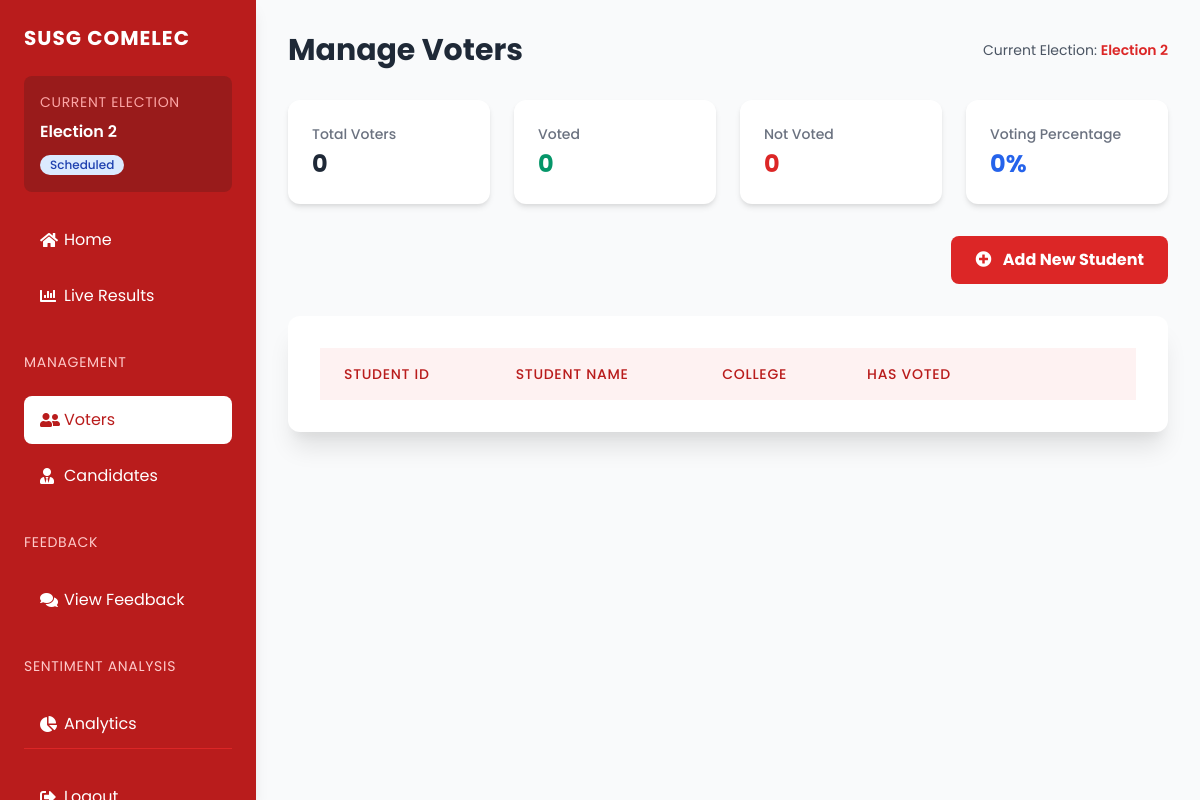
Page /Admin/admin-voters.php (signed in) on the earlier database version.
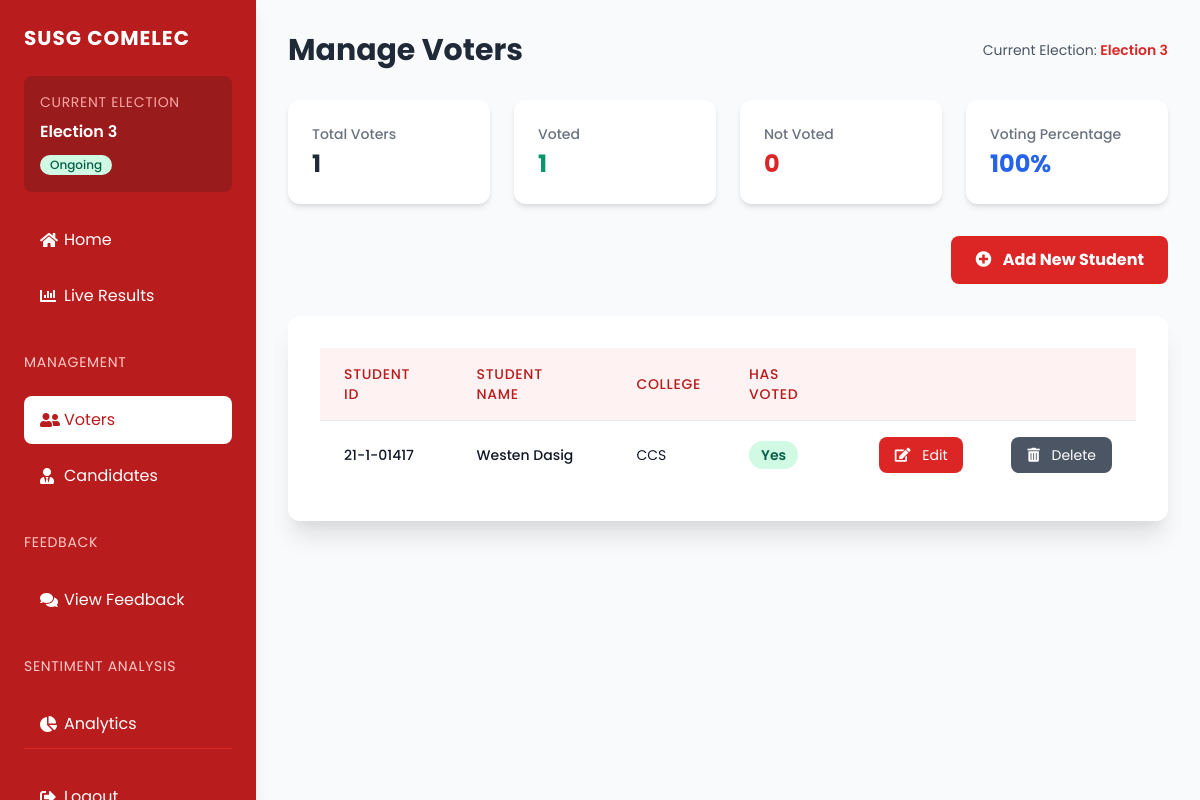
Same page on the later database version.
### tables this page shows
CREATE TABLE `elections` (
  `election_id` int(50) NOT NULL,
  `start_datetime` datetime NOT NULL,
  `end_datetime` datetime NOT NULL,
  `status` enum('Scheduled','Ongoing','Completed','') NOT NULL DEFAULT 'Scheduled',
  `created_at` timestamp NOT NULL DEFAULT current_timestamp(),
  `updated_at` timestamp NOT NULL DEFAULT current_timestamp(),
  `election_name` varchar(100) NOT NULL,
  `is_current` tinyint(1) NOT NULL DEFAULT 0
);

CREATE TABLE `students` (
  `student_id` varchar(10) NOT NULL,
  `student_name` varchar(50) NOT NULL,
  `college_id` int(20) NOT NULL,
  `password` varchar(50) NOT NULL,
  `has_voted` tinyint(1) NOT NULL DEFAULT 0,
  `election_id` int(11) DEFAULT NULL
);

CREATE TABLE `colleges` (
  `college_id` int(20) NOT NULL,
  `college_name` varchar(50) NOT NULL,
  `max_representatives` int(10) NOT NULL
);

### admin/admin-voters.php (the view, shortened to what the changed rows need)
<?php
require_once '../connect.php';
$stmt = $pdo->query("SELECT election_id, election_name FROM elections WHERE is_current = 1 LIMIT 1");
$currentElection = $stmt->fetch(PDO::FETCH_ASSOC);
$query = "
    SELECT s.*, c.college_name
    FROM students s
    JOIN colleges c ON s.college_id = c.college_id
    WHERE s.election_id = :election_id
    ORDER BY s.student_id
";
$stmt = $pdo->prepare($query);
$stmt->execute(['election_id' => $currentElection['election_id']]);
$students = $stmt->fetchAll(PDO::FETCH_ASSOC);
$totalStudents = count($students);
$votedStudents = array_reduce($students, function($carry, $student) {
    return $carry + ($student['has_voted'] ? 1 : 0);
}, 0);
$notVotedStudents = $totalStudents - $votedStudents;
$votingPercentage = $totalStudents > 0 ? round(($votedStudents / $totalStudents) * 100, 2) : 0;
?>
<!DOCTYPE html>
<html lang="en">
<head>
    <link rel="stylesheet" href="https://cdnjs.cloudflare.com/ajax/libs/font-awesome/5.15.4/css/all.min.css">
    <link href="https://cdn.jsdelivr.net/npm/tailwindcss@2.2.19/dist/tailwind.min.css" rel="stylesheet">
</head>
<body class="bg-gray-50">
    <?php include 'sidebar.php'; ?>
    <main class="ml-64 p-8">
        <div class="max-w-7xl mx-auto">
            <div class="flex justify-between items-center mb-8">
                <h1 class="text-3xl font-bold text-gray-800">Manage Voters</h1>
                <div class="text-sm text-gray-600">
                    Current Election: <span class="font-semibold text-red-600"><?php echo htmlspecialchars($currentElection['election_name']); ?></span>
                </div>
            </div>
            <div class="grid grid-cols-1 md:grid-cols-4 gap-6 mb-8">
                <div class="bg-white rounded-xl shadow-md p-6">
                    <h3 class="text-sm font-medium text-gray-500 mb-1">Total Voters</h3>
                    <p class="text-2xl font-bold text-gray-800"><?php echo $totalStudents; ?></p>
                </div>
                <div class="bg-white rounded-xl shadow-md p-6">
                    <h3 class="text-sm font-medium text-gray-500 mb-1">Voted</h3>
                    <p class="text-2xl font-bold text-green-600"><?php echo $votedStudents; ?></p>
                </div>
                <div class="bg-white rounded-xl shadow-md p-6">
                    <h3 class="text-sm font-medium text-gray-500 mb-1">Not Voted</h3>
                    <p class="text-2xl font-bold text-red-600"><?php echo $notVotedStudents; ?></p>
                </div>
                <div class="bg-white rounded-xl shadow-md p-6">
                    <h3 class="text-sm font-medium text-gray-500 mb-1">Voting Percentage</h3>
                    <p class="text-2xl font-bold text-blue-600"><?php echo $votingPercentage; ?>%</p>
                </div>
            </div>
            <div class="bg-white rounded-xl shadow-xl p-8">
                <table class="min-w-full divide-y divide-gray-200">
                    <thead class="bg-red-50">
                        <tr>
                            <th class="px-6 py-4 text-left text-sm font-medium text-red-700 uppercase tracking-wider">Student ID</th>
                            <th class="px-6 py-4 text-left text-sm font-medium text-red-700 uppercase tracking-wider">Student Name</th>
                            <th class="px-6 py-4 text-left text-sm font-medium text-red-700 uppercase tracking-wider">College</th>
                            <th class="px-6 py-4 text-left text-sm font-medium text-red-700 uppercase tracking-wider">Has Voted</th>
                            <th class="px-6 py-4 text-left text-sm font-medium text-red-700 uppercase tracking-wider"></th>
                            <th class="px-6 py-4 text-left text-sm font-medium text-red-700 uppercase tracking-wider"></th>
                        </tr>
                    </thead>
                    <tbody class="bg-white divide-y divide-gray-200">
                        <?php foreach ($students as $student): ?>
                        <tr class="hover:bg-gray-50">
                            <td class="px-6 py-4 whitespace-nowrap text-sm font-medium text-gray-900"><?php echo htmlspecialchars($student['student_id']); ?></td>
                            <td class="px-6 py-4 whitespace-nowrap text-sm font-medium text-gray-900"><?php echo htmlspecialchars($student['student_name']); ?></td>
                            <td class="px-6 py-4 whitespace-nowrap text-sm text-gray-900"><?php echo htmlspecialchars($student['college_name']); ?></td>
                            <td class="px-6 py-4 whitespace-nowrap">
                                <span class="px-3 py-1 inline-flex text-sm leading-5 font-semibold rounded-full <?php echo $student['has_voted'] ? 'bg-green-100 text-green-800' : 'bg-red-100 text-red-800'; ?>">
                                    <?php echo $student['has_voted'] ? 'Yes' : 'No'; ?>
                                </span>
                            </td>
                            <td class="px-6 py-4 whitespace-nowrap">
                                <button class="edit-btn bg-red-600 hover:bg-red-700 text-white px-4 py-2 rounded-lg text-sm transition duration-300 transform hover:-translate-y-1"
                                        data-student='<?php echo json_encode($student); ?>'>
                                    <i class="fas fa-edit mr-2"></i> Edit
                                </button>
                            </td>
                            <td class="px-6 py-4 whitespace-nowrap">
                                <button class="delete-btn bg-gray-600 hover:bg-gray-700 text-white px-4 py-2 rounded-lg text-sm transition duration-300 transform hover:-translate-y-1"
                                        data-student-id="<?php echo $student['student_id']; ?>">
                                    <i class="fas fa-trash-alt mr-2"></i> Delete
                                </button>
                            </td>
                        </tr>
                        <?php endforeach; ?>
                    </tbody>
                </table>
            </div>
        </div>
    </main>
</body>
</html>

### admin/sidebar.php (shortened to what the changed rows need)
<?php
try {
    require_once '../connect.php';
    $stmt = $pdo->prepare("SELECT * FROM elections WHERE is_current = 1 LIMIT 1");
    $stmt->execute();
    $currentElection = $stmt->fetch(PDO::FETCH_ASSOC);
} catch (PDOException $e) {
    $currentElection = null;
}
?>
<!DOCTYPE html>
<html lang="en">
<head>
    <link rel="stylesheet" href="https://cdnjs.cloudflare.com/ajax/libs/font-awesome/5.15.4/css/all.min.css">
    <link href="https://cdn.jsdelivr.net/npm/tailwindcss@2.2.19/dist/tailwind.min.css" rel="stylesheet">
</head>
<body class="bg-gray-50">
    <div class="fixed top-0 left-0 h-full w-64 bg-red-700 text-white p-6 flex flex-col justify-between shadow-lg">
        <div class="space-y-8">
            <div class="space-y-6">
                <h2 class="text-xl font-bold tracking-wider">SUSG COMELEC</h2>
                <div class="bg-red-800 rounded-lg p-4">
                    <p class="text-sm text-red-300 uppercase tracking-wider mb-2">Current Election</p>
                    <?php if ($currentElection): ?>
                        <p class="font-semibold text-white truncate mb-2"><?php echo htmlspecialchars($currentElection['election_name']); ?></p>
                        <span class="inline-flex items-center px-2.5 py-0.5 rounded-full text-xs font-medium
                            <?php echo strtolower($currentElection['status']) === 'ongoing'
                                ? 'bg-green-100 text-green-800'
                                : (strtolower($currentElection['status']) === 'scheduled'
                                    ? 'bg-blue-100 text-blue-800'
                                    : 'bg-gray-100 text-gray-800'); ?>">
                            <?php echo htmlspecialchars($currentElection['status']); ?>
                        </span>
                    <?php else: ?>
                        <p class="text-red-300 italic">No active election</p>
                    <?php endif; ?>
                </div>
            </div>
        </div>
    </div>
</body>
</html>

Differences in the rows shown:
removed elections: election_name "Election 2", status "Scheduled"
added elections: election_name "Election 3", status "Ongoing"
now on this page (row edited): students: has_voted "1", has_voted "0", has_voted "100", student_id "21-1-01417", student_name "Westen Dasig", college.college_name "CCS", shows "Yes"
Other differences:
$totalStudents: "0" → "1"
$votedStudents: "0" → (not shown)
$notVotedStudents: "0" → (not shown)
$votingPercentage: "0" → (not shown)
